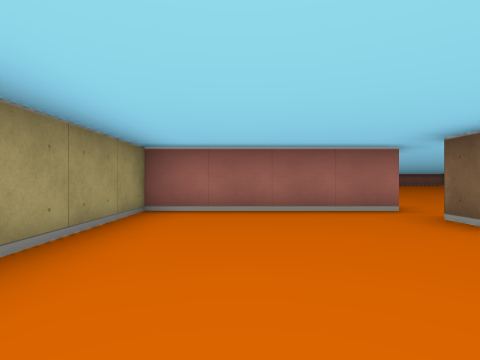
view 1 (above)

24 first-person views from a walk through a cub3D ray-caster map. The camera is about half as high as the walls, looks level and sees 80° across. The floor is counted in squares. Each view is taken from the middle of a square. On the plan, view 1 faces up. The plan holds only what a view shows up to about 9 squares ahead; the rest is blank.

view 2
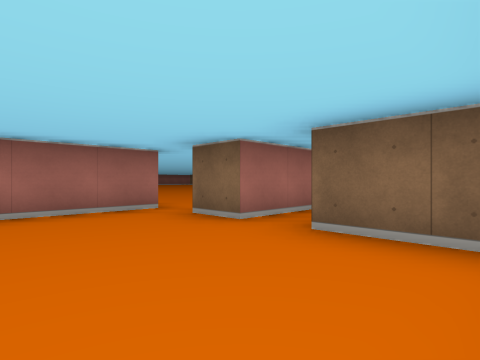

view 3
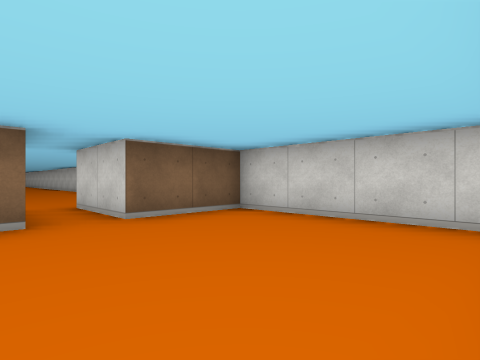

view 4
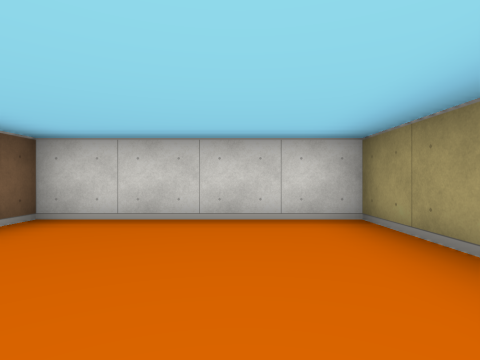

view 5
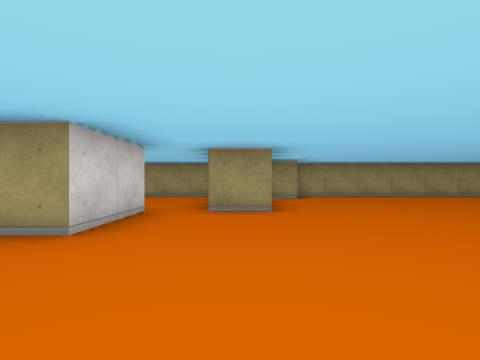

view 6
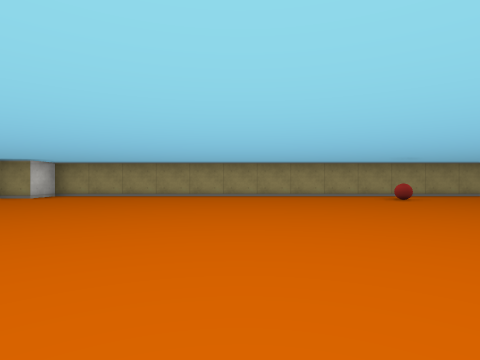

view 7
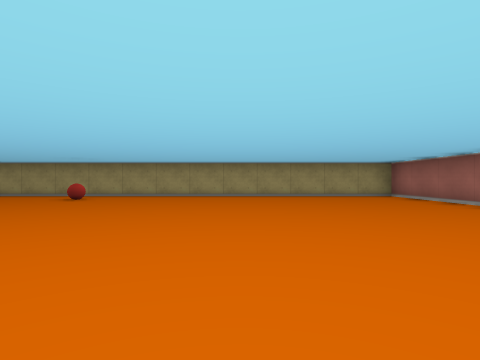

view 8
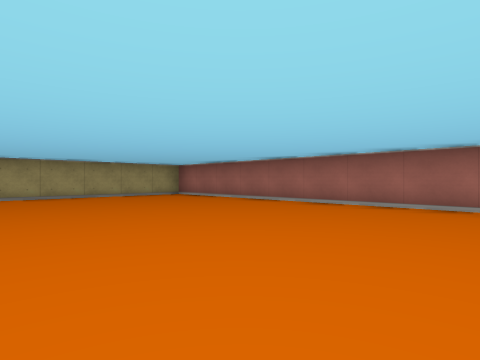

view 9
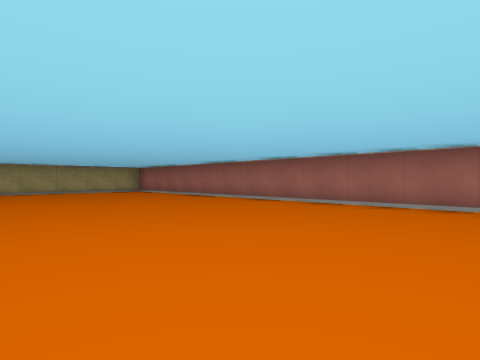

view 10
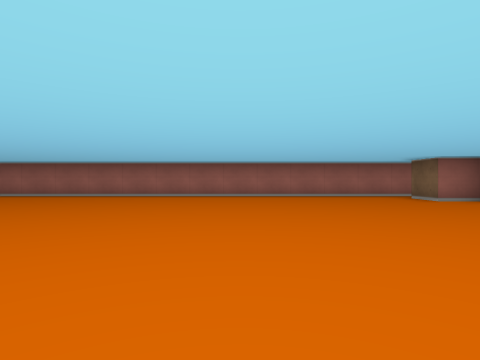

view 11
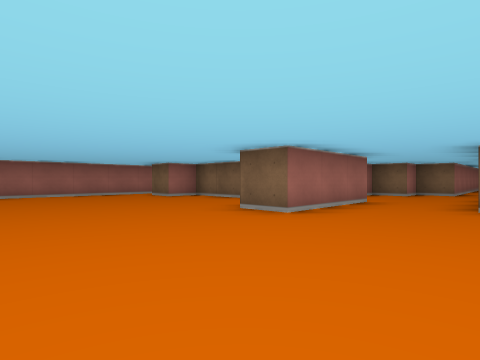

view 12
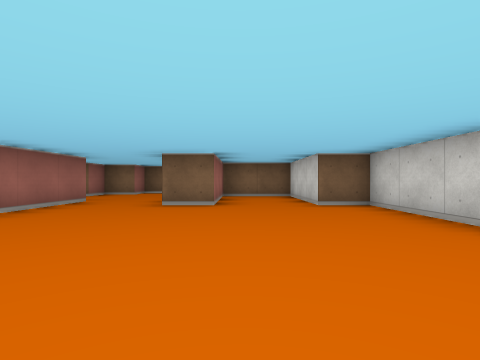

view 13
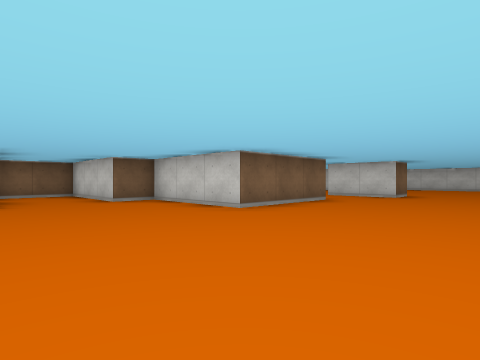

view 14
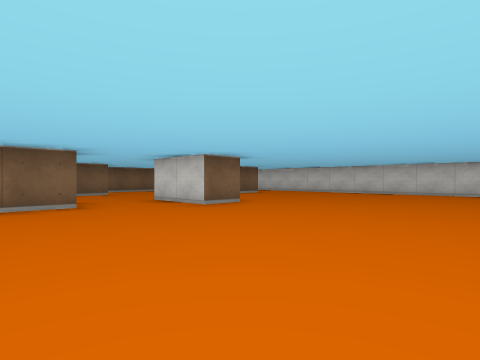

view 15
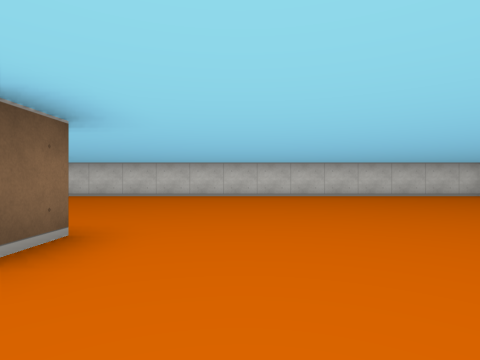

view 16
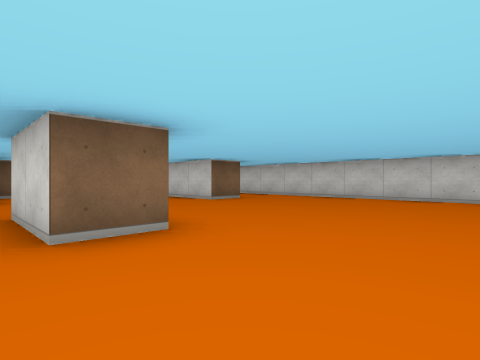

view 17
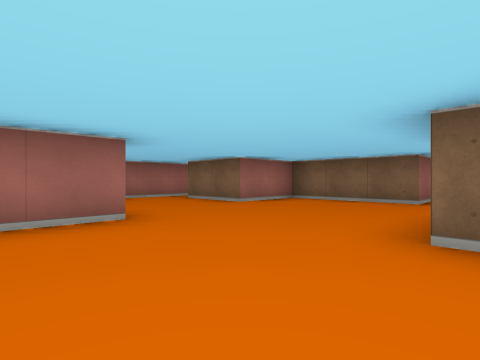

view 18
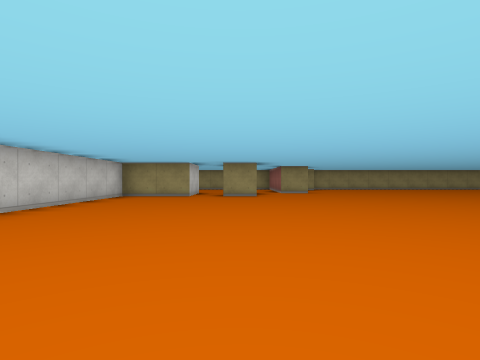

view 19
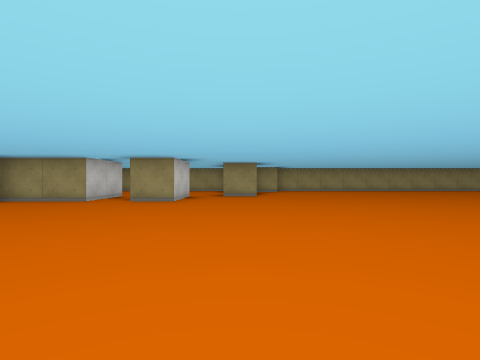

view 20
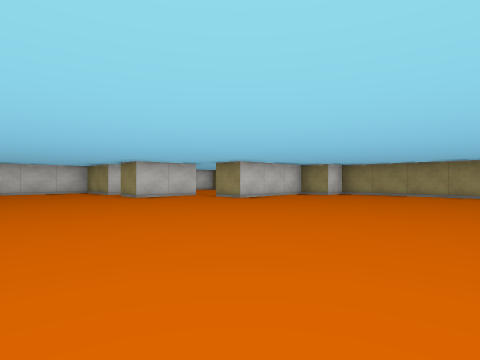

view 21
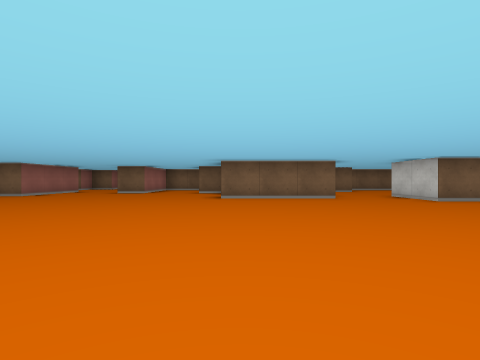

view 22
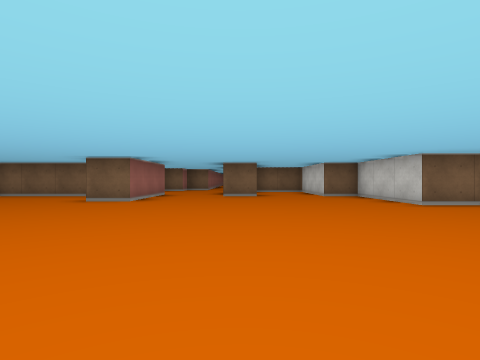

view 23
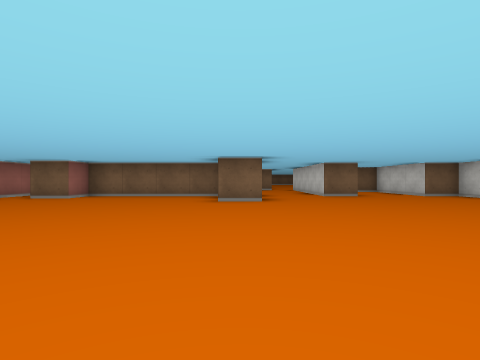

view 24
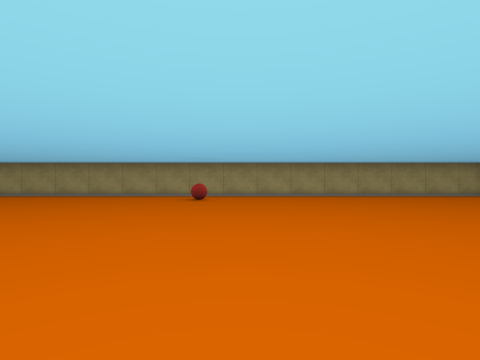

### Floor plan
Ten units are one square. View 1 is at (0, 0); x grows to the right and y downward. Boxes are objects, and circles mark ways between rooms. Rooms are numbered by the first view taken in them; rooms with no view inside come last. Other rooms are left out.
<svg viewBox="-20 -250 230 260">
<path fill="none" stroke="#000" d="M25 -45 -15 -45 -15 5 25 5 25 -15 45 -15M42 -25 25 -25 25 -35M145 -84 145 -115 175 -115 175 -125 205 -125 205 -145 175 -145 175 -155 180 -155M135 -55 135 -65 155 -65M155 -55 142 -55M175 -186 175 -225 165 -225 165 -235M185 -175 155 -175 155 -185M192 -95 171 -95M8 -55 25 -55 25 -45M25 -35 45 -35 45 -25M45 -15 45 5 171 5M165 -15 165 -25 185 -25M205 -45 205 -65 185 -65 185 -85M179 -245 -15 -245 -15 -65 -5 -65 -5 -56"/>
<rect x="-5" y="-165" width="10" height="10" fill="#bbb"><title>ball</title></rect>
<circle cx="20" cy="-40" r="3" fill="#2a7"/>
<circle cx="35" cy="-20" r="3" fill="#2a7"/>
<text x="10" y="-20">1</text>
<text x="90" y="-130">2</text>
</svg>
Room 1 opens to room 2.

Where each view was taken, in squares from view 1:
view 1: 0 up, 0 right, facing up
view 2: 0 up, 0 right, facing up-right
view 3: 3 up, 1 left, facing down-right
view 4: 3 up, 0 right, facing down
view 5: 5 up, 7 right, facing left
view 6: 12 up, 7 right, facing left
view 7: 20 up, 7 right, facing left
view 8: 19 up, 7 right, facing up-left
view 9: 19 up, 10 right, facing up-left
view 10: 16 up, 12 right, facing up
view 11: 15 up, 12 right, facing up-right
view 12: 14 up, 12 right, facing right
view 13: 15 up, 11 right, facing down-right
view 14: 10 up, 9 right, facing down-right
view 15: 8 up, 12 right, facing down
view 16: 7 up, 11 right, facing down-right
view 17: 2 up, 14 right, facing up-right
view 18: 3 up, 13 right, facing left
view 19: 5 up, 11 right, facing left
view 20: 11 up, 8 right, facing down-left
view 21: 11 up, 7 right, facing right
view 22: 15 up, 9 right, facing right
view 23: 18 up, 9 right, facing right
view 24: 17 up, 7 right, facing left
